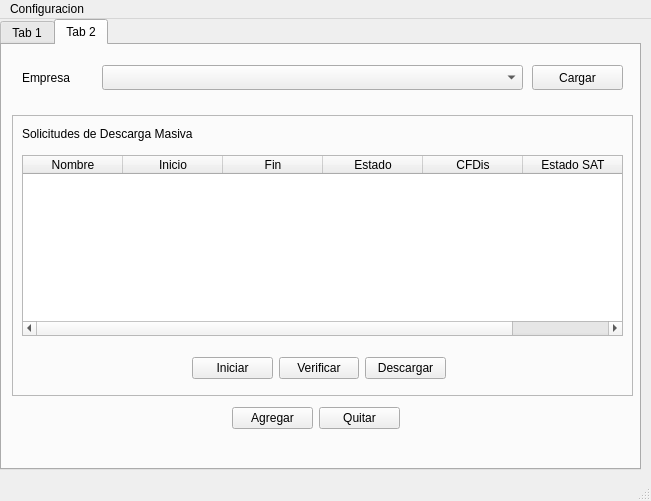
<?xml version="1.0" encoding="UTF-8"?>
<ui version="4.0">
 <class>MainWindow</class>
 <widget class="QMainWindow" name="MainWindow">
  <property name="geometry">
   <rect>
    <x>0</x>
    <y>0</y>
    <width>651</width>
    <height>501</height>
   </rect>
  </property>
  <property name="windowTitle">
   <string>MainWindow</string>
  </property>
  <widget class="QWidget" name="centralwidget">
   <widget class="QTabWidget" name="tabWidget">
    <property name="geometry">
     <rect>
      <x>0</x>
      <y>0</y>
      <width>641</width>
      <height>451</height>
     </rect>
    </property>
    <property name="currentIndex">
     <number>1</number>
    </property>
    <widget class="QWidget" name="tab">
     <attribute name="title">
      <string>Tab 1</string>
     </attribute>
     <widget class="QPlainTextEdit" name="text_result">
      <property name="geometry">
       <rect>
        <x>90</x>
        <y>220</y>
        <width>541</width>
        <height>111</height>
       </rect>
      </property>
     </widget>
     <widget class="QLabel" name="label_4">
      <property name="geometry">
       <rect>
        <x>10</x>
        <y>220</y>
        <width>71</width>
        <height>17</height>
       </rect>
      </property>
      <property name="text">
       <string>Resultado</string>
      </property>
     </widget>
     <widget class="QFrame" name="frame">
      <property name="geometry">
       <rect>
        <x>10</x>
        <y>70</y>
        <width>621</width>
        <height>131</height>
       </rect>
      </property>
      <property name="frameShape">
       <enum>QFrame::StyledPanel</enum>
      </property>
      <property name="frameShadow">
       <enum>QFrame::Raised</enum>
      </property>
      <widget class="QCheckBox" name="chk_report">
       <property name="geometry">
        <rect>
         <x>10</x>
         <y>10</y>
         <width>141</width>
         <height>23</height>
        </rect>
       </property>
       <property name="text">
        <string>Generar Reporte</string>
       </property>
      </widget>
      <widget class="QWidget" name="">
       <property name="geometry">
        <rect>
         <x>10</x>
         <y>40</y>
         <width>601</width>
         <height>27</height>
        </rect>
       </property>
       <layout class="QHBoxLayout" name="horizontalLayout">
        <item>
         <widget class="QLabel" name="label_2">
          <property name="text">
           <string>Ubicación del Reporte</string>
          </property>
         </widget>
        </item>
        <item>
         <widget class="QLineEdit" name="txt_dir_report"/>
        </item>
        <item>
         <widget class="QPushButton" name="btn_report">
          <property name="text">
           <string>Buscar</string>
          </property>
         </widget>
        </item>
       </layout>
      </widget>
      <widget class="QWidget" name="">
       <property name="geometry">
        <rect>
         <x>10</x>
         <y>80</y>
         <width>601</width>
         <height>27</height>
        </rect>
       </property>
       <layout class="QHBoxLayout" name="horizontalLayout_2">
        <item>
         <widget class="QLabel" name="label_3">
          <property name="text">
           <string>Nombre del Reporte</string>
          </property>
         </widget>
        </item>
        <item>
         <widget class="QLineEdit" name="txt_report_name"/>
        </item>
       </layout>
      </widget>
     </widget>
     <widget class="QPushButton" name="btn_update">
      <property name="geometry">
       <rect>
        <x>480</x>
        <y>380</y>
        <width>137</width>
        <height>25</height>
       </rect>
      </property>
      <property name="text">
       <string>Actualizar Blacklist</string>
      </property>
     </widget>
     <widget class="QWidget" name="">
      <property name="geometry">
       <rect>
        <x>10</x>
        <y>30</y>
        <width>611</width>
        <height>27</height>
       </rect>
      </property>
      <layout class="QHBoxLayout" name="horizontalLayout_3">
       <item>
        <widget class="QLabel" name="label">
         <property name="text">
          <string>Directorio a consultar</string>
         </property>
        </widget>
       </item>
       <item>
        <widget class="QLineEdit" name="txt_cfdi_dir"/>
       </item>
       <item>
        <widget class="QPushButton" name="btn_folder">
         <property name="text">
          <string>Buscar</string>
         </property>
        </widget>
       </item>
      </layout>
     </widget>
     <zorder>frame</zorder>
     <zorder>txt_cfdi_dir</zorder>
     <zorder>btn_folder</zorder>
     <zorder>label</zorder>
     <zorder>text_result</zorder>
     <zorder>label_4</zorder>
     <zorder>btn_update</zorder>
    </widget>
    <widget class="QWidget" name="tab_2">
     <attribute name="title">
      <string>Tab 2</string>
     </attribute>
     <widget class="QComboBox" name="select_empresa">
      <property name="geometry">
       <rect>
        <x>100</x>
        <y>20</y>
        <width>421</width>
        <height>25</height>
       </rect>
      </property>
     </widget>
     <widget class="QLabel" name="label_5">
      <property name="geometry">
       <rect>
        <x>20</x>
        <y>20</y>
        <width>81</width>
        <height>25</height>
       </rect>
      </property>
      <property name="text">
       <string>Empresa</string>
      </property>
     </widget>
     <widget class="QPushButton" name="btn_load_empresa">
      <property name="geometry">
       <rect>
        <x>530</x>
        <y>20</y>
        <width>91</width>
        <height>25</height>
       </rect>
      </property>
      <property name="text">
       <string>Cargar</string>
      </property>
     </widget>
     <widget class="QFrame" name="frame_2">
      <property name="geometry">
       <rect>
        <x>10</x>
        <y>70</y>
        <width>621</width>
        <height>281</height>
       </rect>
      </property>
      <property name="frameShape">
       <enum>QFrame::StyledPanel</enum>
      </property>
      <property name="frameShadow">
       <enum>QFrame::Raised</enum>
      </property>
      <widget class="QTableWidget" name="tbl_request">
       <property name="geometry">
        <rect>
         <x>10</x>
         <y>40</y>
         <width>601</width>
         <height>181</height>
        </rect>
       </property>
       <column>
        <property name="text">
         <string>Nombre</string>
        </property>
       </column>
       <column>
        <property name="text">
         <string>Inicio</string>
        </property>
       </column>
       <column>
        <property name="text">
         <string>Fin</string>
        </property>
       </column>
       <column>
        <property name="text">
         <string>Estado</string>
        </property>
       </column>
       <column>
        <property name="text">
         <string>CFDis</string>
        </property>
       </column>
       <column>
        <property name="text">
         <string>Estado SAT</string>
        </property>
       </column>
      </widget>
      <widget class="QLabel" name="label_6">
       <property name="geometry">
        <rect>
         <x>10</x>
         <y>10</y>
         <width>221</width>
         <height>17</height>
        </rect>
       </property>
       <property name="text">
        <string>Solicitudes de Descarga Masiva</string>
       </property>
      </widget>
      <widget class="QWidget" name="">
       <property name="geometry">
        <rect>
         <x>180</x>
         <y>240</y>
         <width>254</width>
         <height>27</height>
        </rect>
       </property>
       <layout class="QHBoxLayout" name="horizontalLayout_5">
        <item>
         <widget class="QPushButton" name="btn_start">
          <property name="text">
           <string>Iniciar</string>
          </property>
         </widget>
        </item>
        <item>
         <widget class="QPushButton" name="btn_check">
          <property name="text">
           <string>Verificar</string>
          </property>
         </widget>
        </item>
        <item>
         <widget class="QPushButton" name="btn_download">
          <property name="text">
           <string>Descargar</string>
          </property>
         </widget>
        </item>
       </layout>
      </widget>
     </widget>
     <widget class="QWidget" name="">
      <property name="geometry">
       <rect>
        <x>230</x>
        <y>360</y>
        <width>168</width>
        <height>27</height>
       </rect>
      </property>
      <layout class="QHBoxLayout" name="horizontalLayout_4">
       <item>
        <widget class="QPushButton" name="btn_add_request">
         <property name="text">
          <string>Agregar</string>
         </property>
        </widget>
       </item>
       <item>
        <widget class="QPushButton" name="btn_delete_request">
         <property name="text">
          <string>Quitar</string>
         </property>
        </widget>
       </item>
      </layout>
     </widget>
    </widget>
   </widget>
  </widget>
  <widget class="QMenuBar" name="menubar">
   <property name="geometry">
    <rect>
     <x>0</x>
     <y>0</y>
     <width>651</width>
     <height>22</height>
    </rect>
   </property>
   <widget class="QMenu" name="menuConfiguracion">
    <property name="title">
     <string>Configuracion</string>
    </property>
    <addaction name="actionEmpresas"/>
   </widget>
   <addaction name="menuConfiguracion"/>
  </widget>
  <widget class="QStatusBar" name="statusbar"/>
  <action name="actionEmpresas">
   <property name="text">
    <string>Empresas</string>
   </property>
  </action>
 </widget>
 <resources/>
 <connections/>
</ui>
